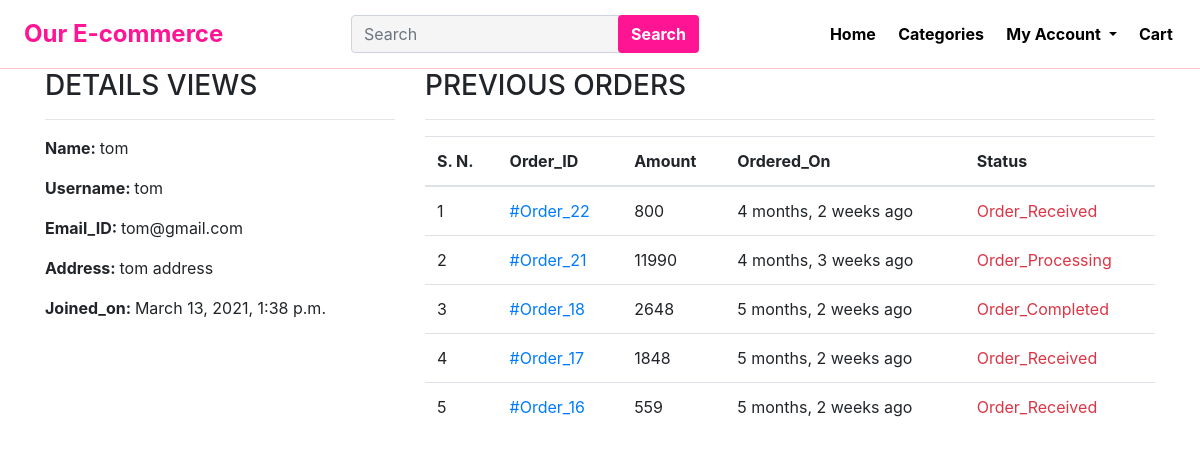
/Profile/ (signed in), run on an earlier commit of the app's database.
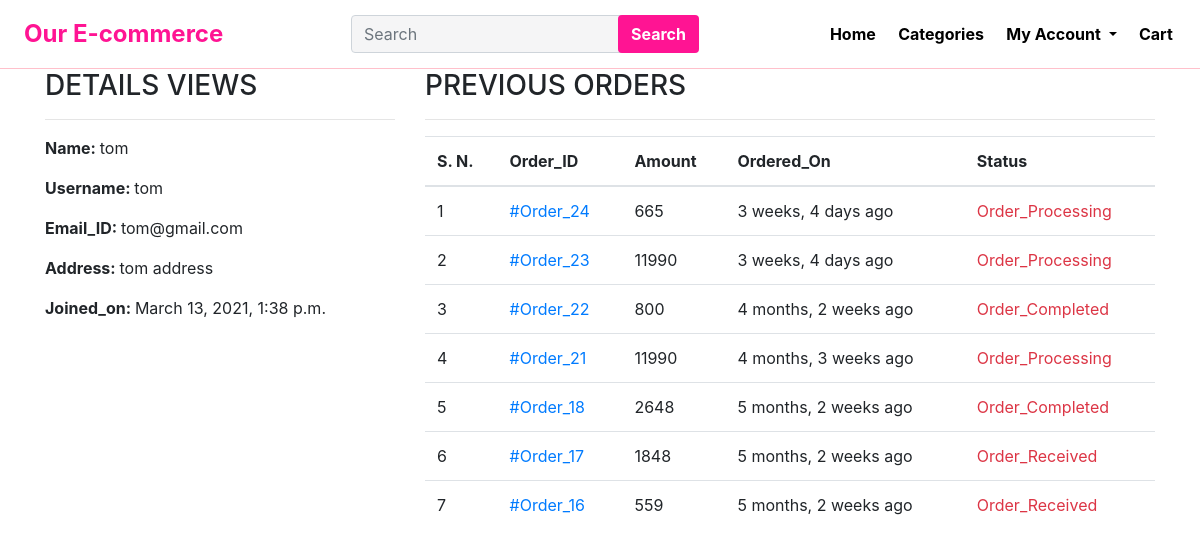
And on a later commit of the database.
### EShop/models.py (models this page shows, shortened)
class Customer(models.Model):
    user = models.OneToOneField(User, on_delete=models.CASCADE)
    full_name = models.CharField(max_length=100)
    address = models.CharField(max_length=200, null=True, blank=True)
    joined_on = models.DateTimeField(auto_now_add=True)

class Order(models.Model):
    cart = models.OneToOneField(Cart, on_delete=models.CASCADE)
    ordered_by = models.CharField(max_length=200)
    shipping_address = models.CharField(max_length=200)
    mobile = models.CharField(max_length=20)
    email = models.EmailField(null=True, blank=True)
    subtotal = models.PositiveIntegerField()
    discount = models.PositiveIntegerField()
    total = models.PositiveIntegerField()
    order_status = models.CharField(max_length=100, choices=view_status)
    created_at = models.DateTimeField(auto_now_add=True)

### EShop/views.py (the view)
# urls.py: path('Profile/', CustomerProfileView.as_view(), name='customerprofile'),
class CustomerProfileView(TemplateView):
    template_name = 'customerprofile.html'
    def dispatch(self, request, *args, **kwargs):
        if request.user.is_authenticated and Customer.objects.filter(user=request.user).exists():
            pass
        else:
            return redirect("/login/?next=/profile/")
        return super().dispatch(request, *args, **kwargs)
    def get_context_data(self,  *args, **kwargs):
        context = super().get_context_data(**kwargs)
        customer = self.request.user.customer
        context['customer'] = customer
        orders = Order.objects.filter(cart__customer=customer).order_by('-id')
        context['orders'] = orders
        return context

### templates/customerprofile.html (shortened to what this page needs)
{% extends 'base.html' %}
{% block body %}
    <div class="container">
        <div class="row">
            <div class="col-md-4">
                <h3>DETAILS VIEWS</h3><hr>
                <p><span class="font-weight-bold">Name: </span>{{ customer.full_name }}</p>
                <p><span class="font-weight-bold">Username: </span>{{ customer.user.username }}</p>
                <p><span class="font-weight-bold">Email_ID: </span>{{ customer.user.email}}</p>
                <p><span class="font-weight-bold">Address: </span>{{ customer.address }}</p>
                <p><span class="font-weight-bold">Joined_on: </span>{{ customer.joined_on }}</p>
            </div>
            <div class="col-md-8">
                <h3>PREVIOUS ORDERS</h3><hr>
                <table class="table">
                    <thead>
                        <tr>
                            <th>S. N.</th>
                            <th>Order_ID</th>
                            <th>Amount</th>
                            <th>Ordered_On</th>
                            <th>Status</th>
                        </tr>
                    </thead>
                    <tbody>
                        {% for ord in orders %}
                            <tr>
                                <td>{{forloop.counter}}</td>
                                <td> <a href="{% url 'EShop:customerorderdetail' ord.id %}"> #Order_{{ord.id}}</a></td>
                                <td>{{ord.total}}</td>
                                <td>{{ord.created_at | timesince}} ago</td>
                                <td class="text-danger">{{ord.order_status}}</td>
                            </tr>
                        {% endfor %}
                    </tbody>
                </table>
            </div>
        </div>
    </div>
{% endblock %}

### templates/base.html (shortened to what this page needs)
<!DOCTYPE html>
{% load static %}
<html lang="en">
<head>
    <link rel="stylesheet" href="https://cdn.jsdelivr.net/npm/bootstrap@4.5.3/dist/css/bootstrap.min.css"
>
    <link rel="stylesheet" href="{%  static 'EShop/style.css' %}">
      </head>
<body>
      <nav class="navbar">
        <div class="brand-title font-weight-bold"><a href="{% url 'EShop:home' %}">Our E-commerce</a></div>
        <div>
          <form class=" searchform form-inline my-lg-0" action="{% url 'EShop:search' %}" method="GET">
            <input class="form-control mr-sm-2" name="keyword" required type="search" placeholder="Search " aria-label="Search">
            <button class="btn-color search-btn btn text-white m--15 my-2 my-sm-0" type="submit">Search</button>
          </form>
        </div>
        <div class="navbar-links">
          <ul>
            <li><a class="font-weight-bold" href="{% url 'EShop:home' %}">Home</a></li>
            <li>
              <a class="font-weight-bold" href="{% url 'EShop:allproducts' %}">Categories</a>
            </li>
            <li class="dropdown">
              <a class="dropdown-toggle font-weight-bold" href="#" id="navbarDropdown" role="button" data-toggle="dropdown"
                aria-haspopup="true" aria-expanded="false">
                My Account
              </a>
            </li>
            <li>
              <a class="font-weight-bold" href="{% url 'EShop:mycart' %}">Cart</a>
            </li>
          </ul>
        </div>
      </nav>
    {% block body %}
    {% endblock %}
</body>
</html>

### EShop/Static/EShop/style.css (style rules this page uses)
* { box-sizing: border-box; }
body { margin: 0; padding: 0; }
.navbar { display: flex; position: relative; justify-content: space-between; align-items: center; background-color: white; color: black; border-bottom: 1px solid pink; }
.brand-title { font-size: 1.5rem; margin: 0.5rem; }
.navbar-links { height: 100%; }
.navbar-links ul { display: flex; margin: 0; padding: 0; }
.navbar-links li { list-style: none; }
.navbar-links li a { display: block; text-decoration: none; color: black; padding: 0.7rem; }
.brand-title > a { color: deeppink; text-decoration: none; }
button.m--15 { margin-left: -15px; }
form.searchform > input { color: #696e79 !important; background-color: #f5f5f6; }
.btn-color { font-weight: bold; background-color: deeppink; }
button.search-btn { color: white; background-color: deeppink; }

What changed in the data, as far as the page shows it:
added Order: id "24", total "665", created_at "3 weeks, 4 days", order_status "Order_Processing"
added Order: id "23", total "11990", created_at "3 weeks, 4 days", order_status "Order_Processing"
changed Order "4 months, 2 weeks": order_status "Order_Received" → "Order_Completed"
